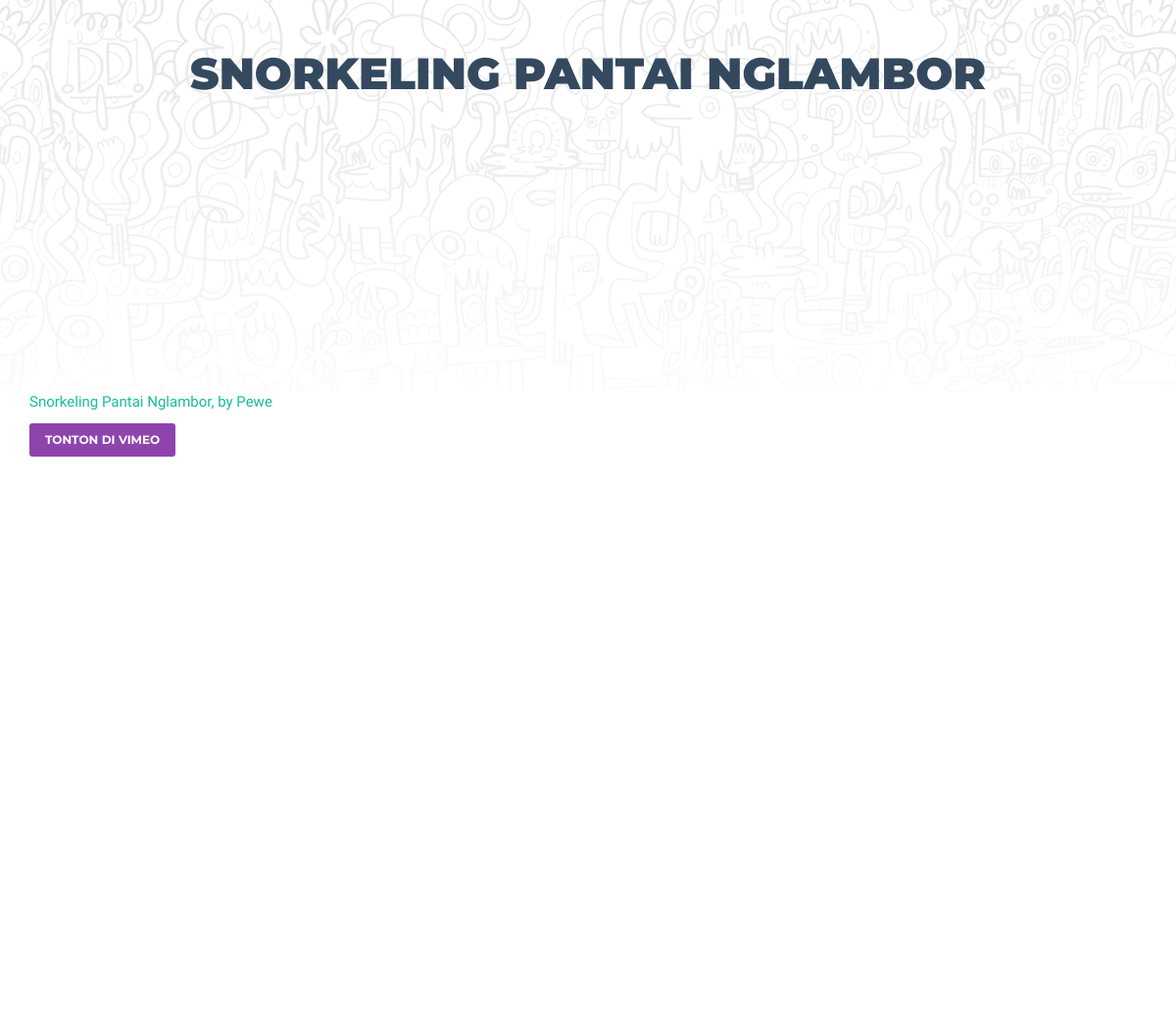
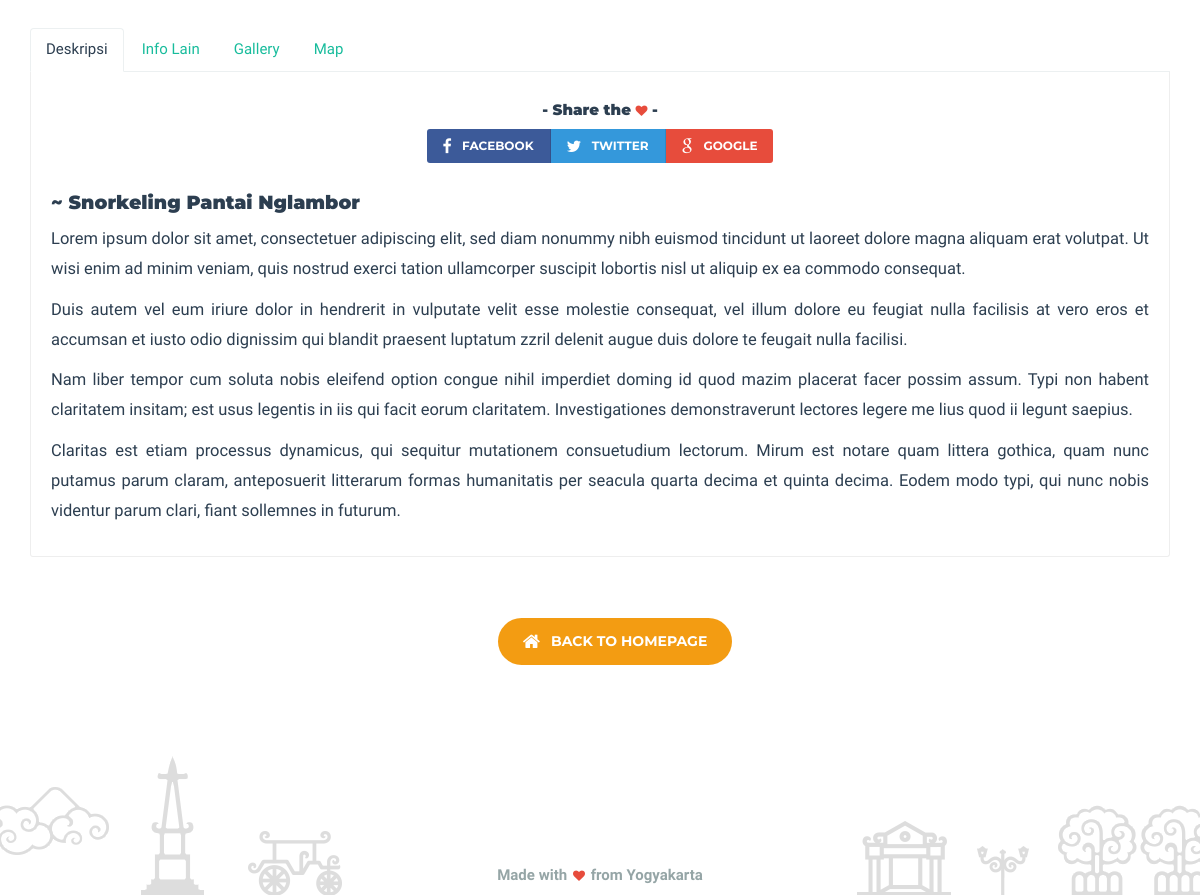
The app's page /videos/detail/1/ with its own data (2 pictures, top to bottom).
### vblog/models.py (models this page shows, shortened)
class Video(models.Model):
	title = models.CharField(max_length=200)
	featured_image = models.ImageField(upload_to='images/%Y/%m/%d', help_text='<strong>Dimensi gambar maksimal 750x750p, dan minimal 350x350p!</strong>', blank=True)
	iframe_src = models.CharField(max_length=255, help_text='Cukup copy paste <strong>iframe src</strong> nya saja. Jangan semua embed code nya!')
	vimeo_page = models.URLField(max_length=255, help_text='URL ke video di vimeo nya (Opsional)', blank=True)
	location = models.CharField(max_length=255, help_text='Lokasi tempat jalan-jalan nya (Opsional)', blank=True)
	HTM = models.CharField(max_length=100, help_text='Harga Tiket Masuk, tempat jalan-jalan nya (Opsional)', blank=True)
	content = RichTextField(config_name='default')
	gmap_iframe = models.TextField(help_text='Copy paste embed code Google Maps nya disini (Opsionalndo', blank=True)
	gallery_image_1 = models.ImageField(upload_to='images/%Y/%m/%d', help_text='Dimensi gambar maksimal 750x750p, dan minimal 350x350p! (Opsional)', blank=True)
	gallery_image_2 = models.ImageField(upload_to='images/%Y/%m/%d', help_text='Dimensi gambar maksimal 750x750p, dan minimal 350x350p! (Opsional)', blank=True)
	gallery_image_3 = models.ImageField(upload_to='images/%Y/%m/%d', help_text='Dimensi gambar maksimal 750x750p, dan minimal 350x350p! (Opsional)', blank=True)
	gallery_image_4 = models.ImageField(upload_to='images/%Y/%m/%d', help_text='Dimensi gambar maksimal 750x750p, dan minimal 350x350p! (Opsional)', blank=True)
	pubdate = models.DateField(help_text='Publication Date', auto_now_add=True)

### vblog/views.py (the view)
# urls.py: url(r'^videos/detail/(?P<pk>[0-9]+)/$', views.video_detail, name='video_detail'),
def video_detail(request, pk):
	video = get_object_or_404(Video, pk=pk)
	return render(request, 'vblog/video_detail.html', {'video': video})

### vblog/templates/vblog/video_detail.html (shortened to what this page needs)
{% extends "vblog/base_single.html" %}
{% block content %}
<div class="video-single-wrapper">
	<div class="container">
		<div class="row">
			<div class="col-md-12 col-sm-12">
				<div class="embed-responsive embed-responsive-16by9 video-radius">
					<iframe class="embed-responsive-item" src="{{video.iframe_src}}" width="500" height="281" frameborder="0" webkitallowfullscreen mozallowfullscreen allowfullscreen></iframe>
					<p><a href="{{ video.vimeo_page }}">{{ video.title }}, by Pewe</a></p>
					<a href="{{ video.vimeo_page }}" class="btn btn-dark-side">Tonton di Vimeo</a>
				</div>
			</div>
		</div>
	</div>
	<div class="container">
		<div class="row">
			<div class="col-md-12 col-sm-12">
				<div class="video-tabs">
				  <ul class="nav nav-tabs" role="tablist">
				    <li role="presentation" class="active"><a href="#deskripsi" aria-controls="deskripsi" role="tab" data-toggle="tab">Deskripsi</a></li>
				    <li role="presentation"><a href="#info-lain" aria-controls="info-lain" role="tab" data-toggle="tab">Info Lain</a></li>
				    <li role="presentation"><a href="#gallery" aria-controls="gallery" role="tab" data-toggle="tab">Gallery</a></li>
				    <li role="presentation"><a href="#map" aria-controls="map" role="tab" data-toggle="tab">Map</a></li>
				  </ul>
				  <div class="tab-content">
				    <div role="tabpanel" class="tab-pane active" id="deskripsi">
				    	<div class="deskripsi">
				    		<div class="social-sharer">
					    		<p>
					    			<h5>- Share the <i class="fa fa-heart"></i> -</h5>
					    			<div class="social-sharer-desktop visible-md visible-lg hidden-sm hidden-xs">
							    		<div class="btn-group" role="group" aria-label="...">
										  <button type="button" class="btn fb-button"><i class="fa fa-facebook fa-lg"></i> Facebook</button>
										  <button type="button" class="btn btn-info"><i class="fa fa-twitter fa-lg"></i> Twitter</button>
										  <button type="button" class="btn btn-danger"><i class="fa fa-google fa-lg"></i> Google</button>
										</div>
									</div>
								</p>
							</div>
							<p><h4>~ {{ video.title }}</h4></p>
				    		{{ video.content | safe }}
				    	</div>
				    </div>
				</div>
			</div>
		</div>
	</div>
	<div class="container">
		<div class="row">
			<div class="col-md-12 col-sm-12">
					{% load disqus_tags %}
			</div>
		</div>
	</div>
	<div class="container">
		<div class="row">
			<div class="col-md-12 col-sm-12">
				<div class="home-button">
					<a class="btn btn-lg orange-bg-rounded" href="/" role="button"><i class="fa fa-home fa-lg"></i> Back to Homepage</a>
				</div>
			</div>
		</div>
	</div>
</div>
{% endblock %}

### vblog/templates/vblog/base_single.html (shortened to what this page needs)
{% load staticfiles %}
<!DOCTYPE html>
<html lang="en">
<head>
	<link rel="stylesheet" type="text/css" href="{% static "css/bootstrap.min.css" %}">
	<link rel="stylesheet" type="text/css" href="{% static "css/custom.css" %}">
	<link rel="stylesheet" type="text/css" href="{% static "css/default.css" %}">
	<link rel="stylesheet" type="text/css" href="{% static "css/eden.css" %}">
	<link rel="stylesheet" type="text/css" href="{% static "css/animate.css" %}">
	<link rel="stylesheet" type="text/css" href="{% static "css/lightbox.css" %}">
	<link rel="stylesheet" type="text/css" href="{% static "css/font-awesome.min.css" %}">
</head>
<header>
	<div class="header-bg-single">
		<div class="header-text-single animated fadeInUp">
			<h1>{{ video.title }}</h1>
		</div>
	</div>
</header>
<body>
    {% block content %}
	{% endblock %}
</body>
<footer>
	<div class="homepage-footer-jogja">
		<div class="homepage-footer-copyright">
			<p id="homepage-footer-jogja-createdat"><strong>Made with <i class="fa fa-heart fa-tiny"></i> from Yogyakarta</strong></p>
		</div>
	</div>
</footer>
</html>

### static/css/custom.css (style rules this page uses)
a { text-decoration: none !important; }
.fa-lg { padding-right: 7px; }
.fa-heart { color: #e74c3c; font-size: 0.8em !important; }
.fb-button { background: #3C5A99; color: #FFFFFF; }
.btn-dark-side { background-color: #8e44ad; color: #FFFFFF }
.header-bg-single { background: url(../img/pattern-white.png) repeat-x scroll right top; height: 50vh; }
.header-text-single { text-align: center; color: #34495e; padding-top: 50px; padding-bottom: 50px; }
.header-text-single h1 { font-size: 3em; margin-top: 0px; }
.header-text-single h1 { text-transform: uppercase; }
.video-radius { border-radius: 5px; }
.video-tabs { margin-top: 30px; margin-bottom: 30px; }
.deskripsi p { font-size: 1.1em; line-height: 30px; }
.home-button { margin-top: 30px; margin-bottom: 30px; text-align: center; }
.social-sharer { margin-bottom: 30px; text-align: center; }
.homepage-footer-jogja { background: #FFFFFF url("../img/jogja-bg.png"); height: 200px; margin-bottom: 0px; background-repeat: no-repeat; background-position: center bottom !important; }
.homepage-footer-jogja i { color: #e74c3c; font-size: 0.8em; padding-left: 2px; padding-right: 2px; }
.homepage-footer-copyright { padding-top: 100px; }
.homepage-footer-jogja p { text-align: center; font-weight: bold; color: #95a5a6; padding-top: 15px; }
p#homepage-footer-jogja-createdat { padding-top: 70px; }
.orange-bg-rounded { background-color: #f39c12; color: #FFFFFF; border-radius: 50px !important; }

### static/css/default.css (style rules this page uses)
.btn { font-family: 'Montserrat', sans-serif; -webkit-transition: all 0.2s ease; transition: all 0.2s ease; text-transform: uppercase; font-weight: 700; font-size: 12px; padding: 8px 16px; border-radius: 3px; border:0 !important; }
.btn-lg { padding: 14px 25px; font-size: 14px; }
.btn { border: 0; }
.btn-info,.flat-info, .flat-info.btn-bordered:hover { background-color: rgb(52, 152, 219); color: #ffffff; }
.btn-danger,.flat-danger, .flat-danger.btn-bordered:hover { background-color: rgb(231, 76, 60); color: #ffffff; }

### static/css/eden.css (style rules this page uses)
body { font-family: 'Source Sans Pro', sans-serif; font-size: 15px; line-height: 1.42857143; color: #2c3e50; font-weight: 300; background-color: #ffffff; }
a { color: #18bc9c; text-decoration: none; font-weight: 300; }
h1, h2, h3, h4, h5, h6, .h1, .h2, .h3, .h4, .h5, .h6 { font-family: 'Montserrat', sans-serif; font-weight: 900; line-height: 1.1; color: inherit; }
h1, .h1, h2, .h2, h3, .h3 { margin-top: 21px; margin-bottom: 10.5px; }
h4, .h4, h5, .h5, h6, .h6 { margin-top: 10.5px; margin-bottom: 10.5px; }
h1, .h1 { font-size: 39px; }
h4, .h4 { font-size: 19px; }
h5, .h5 { font-size: 15px; }
p { margin: 0 0 10.5px; }
ul, ol { margin-top: 0; margin-bottom: 10.5px; }
.btn { font-family: 'Montserrat', sans-serif; -webkit-transition: all 0.2s ease; transition: all 0.2s ease; text-transform: uppercase; font-weight: 700; font-size: 12px; padding: 8.3px 16px; border-radius: 3px; border:0 !important; }
.btn-lg { padding: 14px 25px; font-size: 14px; }
.btn { border: 0; }
.btn-info,.flat-info, .flat-info.btn-bordered:hover { background-color: rgb(52, 152, 219); color: #ffffff; }
.btn-danger,.flat-danger, .flat-danger.btn-bordered:hover { background-color: rgb(231, 76, 60); color: #ffffff; }
.nav-tabs { border-bottom: 1px solid #ecf0f1; }
.nav-tabs > li { float: left; margin-bottom: -1px; }
.nav-tabs > li > a { margin-right: 2px; line-height: 1.42857143; border: 1px solid transparent; border-radius: 4px 4px 0 0; }
.nav-tabs > li.active > a, .nav-tabs > li.active > a:hover, .nav-tabs > li.active > a:focus { color: #2c3e50; background-color: #ffffff; border: 1px solid #ecf0f1; border-bottom-color: transparent; cursor: default; }
.tab-content { padding: 20px; border: 1px solid #eeeeee; border-top: 0; border-bottom-left-radius: 3px; border-bottom-right-radius: 3px; }
.btn-group .btn:not(:last-child) { border-right: 1px solid rgba(0,0,0,0.1) !important; margin-right: 1px; }

### static/css/lightbox.css (style rules this page uses)
body:after { content: url(../img/close.png) url(../img/loading.gif) url(../img/prev.png) url(../img/next.png); display: none; }

### records on screen
Video: title "SNORKELING PANTAI NGLAMBOR", title "Snorkeling Pantai Nglambor", content "Lorem ipsum dolor sit amet, consectetuer adipiscing elit, sed diam nonummy nibh euismod tincidunt ut laoreet dolore magna aliquam erat volutpat. Ut wisi enim ad minim veniam, quis nostrud exerci tation ullamcorper suscipit lobortis nisl ut aliquip ex ea commodo consequat. Duis autem vel eum iriure dolor in hendrerit in vulputate velit esse molestie consequat, vel illum dolore eu feugiat nulla facilisis at vero eros et accumsan et iusto odio dignissim qui blandit praesent luptatum zzril delenit augue duis dolore te feugait nulla facilisi. Nam liber tempor cum soluta nobis eleifend option congue nihil imperdiet doming id quod mazim placerat facer possim assum. Typi non habent claritatem…"
